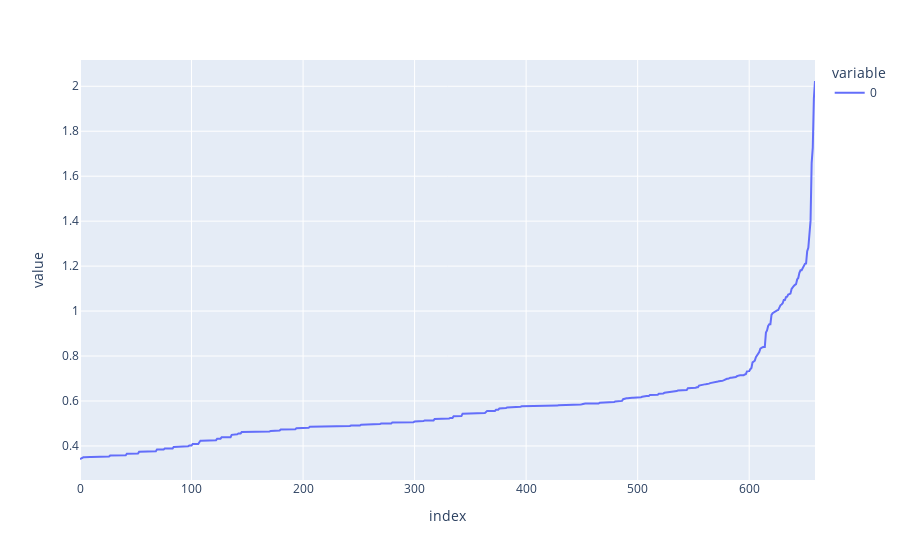

Here is the notebook cell this chart was saved with:
### Code cell
import plotly.express as px

k_dist = sort_neigh_dist[:, 4]
fig = px.line(k_dist)
fig.show()

### Figure 1 — Plotly figure (JSON) as saved in the notebook; plotly's stock layout.template omitted (floating-point values rounded to 4 significant figures; data arrays with more than 128 entries replaced by an {"elided": "..."} marker saying what was removed)
{"data": [{"hovertemplate": "variable=0<br>index=%{x}<br>value=%{y}<extra></extra>", "legendgroup": "0", "line": {"color": "#636efa", "dash": "solid"}, "marker": {"symbol": "circle"}, "mode": "lines", "name": "0", "orientation": "v", "showlegend": true, "type": "scatter", "x": {"elided": "660 int values"}, "xaxis": "x", "y": {"elided": "660 float values"}, "yaxis": "y"}], "layout": {"legend": {"title": {"text": "variable"}, "tracegroupgap": 0}, "margin": {"t": 60}, "xaxis": {"anchor": "y", "domain": [0, 1], "title": {"text": "index"}}, "yaxis": {"anchor": "x", "domain": [0, 1], "title": {"text": "value"}}}}
